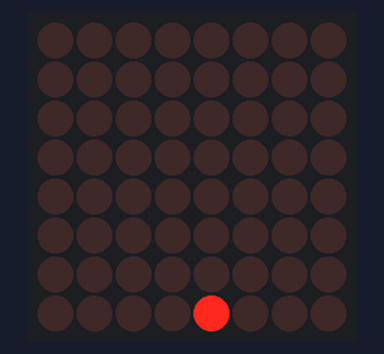
The sketch below on a simulated Arduino Mega 2560, built with avr-gcc and run on an emulated ATmega2560. Parts: 8×8 LED matrix.

Above: at 0.3 s.
At 0.9 s:
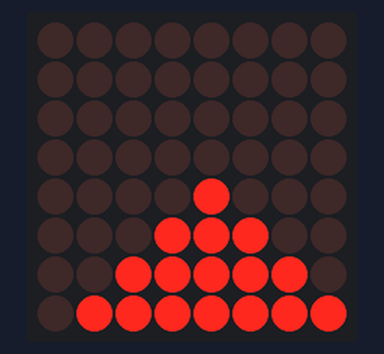
At 1.3 s:
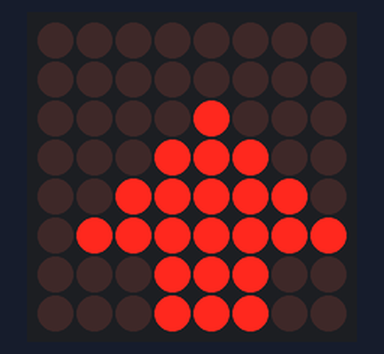
At 1.7 s:
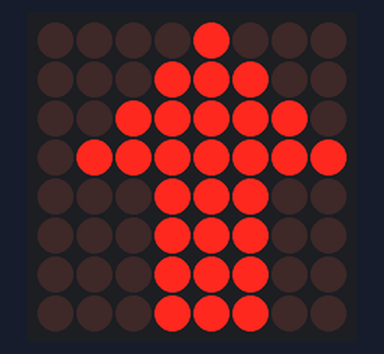
At 2.31 s:
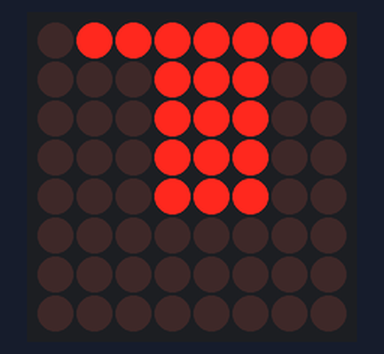
At 3.11 s:
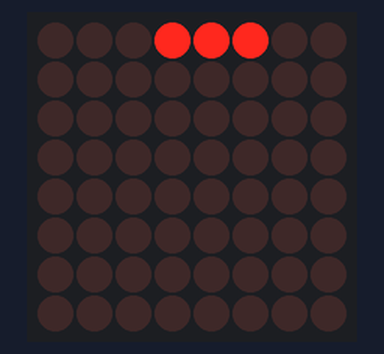

Measured:
- by itself, everything shown: repeats every 3.4 s, in 16 steps

The sketch:

4A_Liftmove.ino
```cpp
#include <MD_MAX72xx.h>
#include <SPI.h>


#define HARDWARE_TYPE MD_MAX72XX::FC16_HW
#define MAX_DEVICES 1
#define CS_PIN    5
#define DATA_PIN  23
#define CLK_PIN   18


MD_MAX72XX mx = MD_MAX72XX(HARDWARE_TYPE, DATA_PIN, CLK_PIN, CS_PIN, MAX_DEVICES);


// ลูกศรขึ้น (8 แถว)
uint8_t arrowUp[8] = {
  0b00001000,
  0b00011100,
  0b00111110,
  0b01111111,
  0b00011100,
  0b00011100,
  0b00011100,
  0b00011100
};


int pos = 8;   // เริ่มจากล่างจอ


void setup() {
  mx.begin();
  mx.control(MD_MAX72XX::INTENSITY, 6);
  mx.clear();
}


void loop() {
  mx.clear();   // ล้างก่อนวาดทุกครั้ง


  // วาดลูกศรทีละแถว (แค่อันเดียว)
  for (int i = 0; i < 8; i++) {
    int row = pos + i;
    if (row >= 0 && row < 8) {
      mx.setRow(0, row, arrowUp[i]);
    }
  }


  pos--;                 // เลื่อนขึ้น
  if (pos < -8) pos = 8; // วนกลับล่างสุด


  delay(200); // ปรับความเร็ว
}
```
